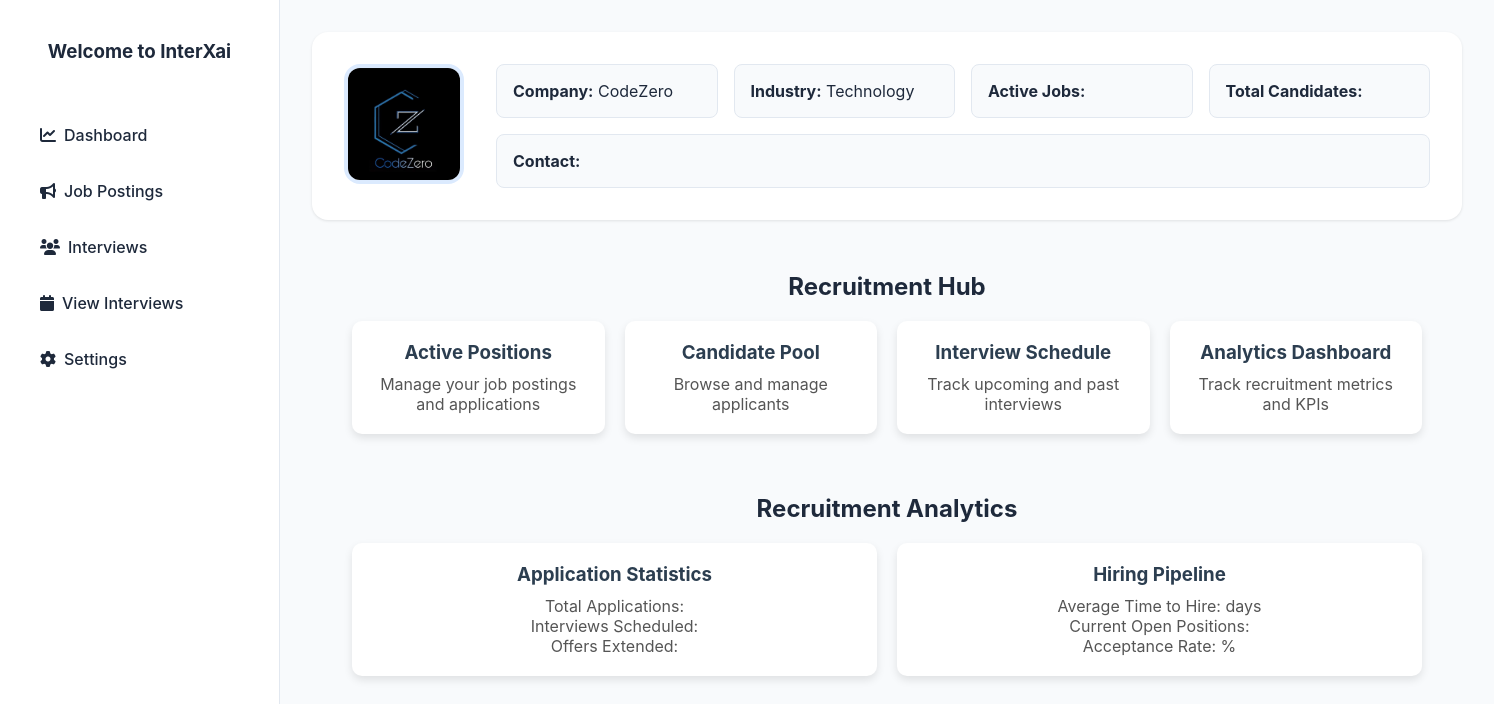
Page /org/compdash/ (signed in) on the committed database.
### organization/models.py (models this page shows, shortened)
class organization(models.Model):
    org = models.ForeignKey(User, on_delete=models.CASCADE)
    orgname = models.CharField(max_length=100)
    address = models.TextField()
    photo = models.ImageField(upload_to='./orgs',null=True,blank=True)
    Description = models.TextField()

### organization/views.py (the view)
# urls.py: path('compdash/',views.companyDashboard,name='compdash'),
@login_required()
def companyDashboard(request):
    us = organization.objects.get(org=request.user)
    if us is None:
        messages.error(request,"Become a Organization first")
        return redirect('home')
    else :
        return render(request,'organization/companydashboard.html',{'us' : us})

### organization/templates/organization/companydashboard.html (shortened to what this page needs)
<!DOCTYPE html>
<html lang="en">
<head>
    <link rel="stylesheet" href="https://cdnjs.cloudflare.com/ajax/libs/font-awesome/6.0.0-beta3/css/all.min.css">
</head>
<body>
    <body>
        <div class="dashboard">
            <aside class="sidebar" id="sidebar">
                <div class="sidebar-header">
                    <h3>Welcome to InterXai</h3>
                </div>
                <ul class="nav-links">
                    <a href="{% url 'compdash' %}"><li class="nav-item">
                        <i class="fas fa-chart-line"></i> Dashboard
                    </li></a>
                    <a href="{% url 'createposting' %}"><li class="nav-item">
                        <i class="fas fa-bullhorn"></i> Job Postings
                    </li></a>
                    <a href="{% url 'createcustominterview' %}"><li class="nav-item">
                        <i class="fas fa-users"></i> Interviews
                    </li></a>
                    <a href="{% url 'company_interviews' %}"><li class="nav-item">
                        <i class="fas fa-calendar"></i> View Interviews
                    </li></a>
                    <a href="{% url 'editcompany' %}"><li class="nav-item">
                        <i class="fas fa-cog"></i> Settings
                    </li></a>
                </ul>
            </aside>
            <main class="main-content">
                <div class="profile-section">
                    <div class="profile">
                        <img src="{{ us.photo.url|default:'/static/default-logo.png' }}" alt="Company Logo">
                        <div class="profile-details">
                            <p><strong>Company:</strong> {{ us.orgname }}</p>
                            <p><strong>Industry:</strong> {{ user.profile.industry|default:"Technology" }}</p>
                            <p><strong>Active Jobs:</strong> {{ active_jobs_count }}</p>
                            <p><strong>Total Candidates:</strong> {{ total_candidates }}</p>
                            <p><strong>Contact:</strong> {{ user.email }}</p>
                        </div>
                    </div>
                </div>
                <div class="section">
                    <h2>Recruitment Hub</h2>
                    <div class="grid-container">
                        <div class="card" onclick="window.location.href='#'">
                            <h3>Active Positions</h3>
                            <p>Manage your job postings and applications</p>
                        </div>
                        <div class="card" onclick="window.location.href='#'">
                            <h3>Candidate Pool</h3>
                            <p>Browse and manage applicants</p>
                        </div>
                        <div class="card" onclick="window.location.href='#'">
                            <h3>Interview Schedule</h3>
                            <p>Track upcoming and past interviews</p>
                        </div>
                        <div class="card" onclick="window.location.href='#'">
                            <h3>Analytics Dashboard</h3>
                            <p>Track recruitment metrics and KPIs</p>
                        </div>
                    </div>
                </div>
                <div class="section">
                    <h2>Recruitment Analytics</h2>
                    <div class="stats-container">
                        <div class="card">
                            <h3>Application Statistics</h3>
                            <p>Total Applications: {{ total_applications }}</p>
                            <p>Interviews Scheduled: {{ interviews_scheduled }}</p>
                            <p>Offers Extended: {{ offers_extended }}</p>
                        </div>
                        <div class="card">
                            <h3>Hiring Pipeline</h3>
                            <p>Average Time to Hire: {{ avg_time_to_hire }} days</p>
                            <p>Current Open Positions: {{ active_jobs_count }}</p>
                            <p>Acceptance Rate: {{ acceptance_rate }}%</p>
                        </div>
                    </div>
                </div>
            </main>
        </div>
</body>
</html>

### organization/templates/organization/companydashboard.html (style rules this page uses)
:root { --primary: #2563eb; --primary-dark: #1d4ed8; --primary-light: #dbeafe; --white: #ffffff; --gray-50: #f8fafc; --gray-100: #f1f5f9; --gray-200: #e2e8f0; --text-dark: #1e293b; }
* { margin: 0; padding: 0; box-sizing: border-box; font-family: 'Inter', sans-serif; }
body { background-color: var(--gray-50); color: var(--text-dark); }
.dashboard { display: flex; min-height: 100vh; }
.sidebar { width: 280px; background: var(--white); border-right: 1px solid var(--gray-200); padding: 1.5rem; display: flex; flex-direction: column; position: fixed; height: 100vh; z-index: 1000; transition: transform 0.3s ease; }
.sidebar-header { padding: 1rem 0; margin-bottom: 2rem; text-align: center; }
.nav-links { list-style: none; display: flex; flex-direction: column; gap: 0.5rem; }
.nav-item { padding: 0.875rem 1rem; border-radius: 0.5rem; cursor: pointer; transition: all 0.2s ease; color: var(--text-dark); font-weight: 500; display: flex; align-items: center; gap: 0.5rem; }
.main-content { flex: 1; margin-left: 280px; padding: 2rem; transition: margin-left 0.3s ease; }
.profile-section { background: var(--white); border-radius: 1rem; padding: 2rem; box-shadow: 0 1px 3px rgba(0, 0, 0, 0.1); margin-bottom: 2rem; }
.profile { display: flex; gap: 2rem; align-items: flex-start; }
.profile img { width: 120px; height: 120px; border-radius: 1rem; object-fit: cover; border: 4px solid var(--primary-light); flex-shrink: 0; }
.profile-details { display: flex; flex-wrap: wrap; gap: 1rem; flex: 1; }
.profile-details p { padding: 1rem; background: var(--gray-50); border-radius: 0.5rem; border: 1px solid var(--gray-200); min-width: 180px; flex: 1; }
.section { text-align: center; padding: 20px; }
.grid-container { display: grid; grid-template-columns: repeat(auto-fit, minmax(250px, 1fr)); gap: 20px; padding: 20px; max-width: 1200px; margin: auto; }
.stats-container { display: grid; grid-template-columns: repeat(auto-fit, minmax(300px, 1fr)); gap: 20px; padding: 20px; max-width: 1200px; margin: auto; }
.card { background: #ffffff; border-radius: 10px; box-shadow: 0 4px 8px rgba(0, 0, 0, 0.1); padding: 20px; text-align: center; transition: transform 0.3s ease, box-shadow 0.3s ease; }
.card h3 { margin-bottom: 10px; color: #2c3e50; }
.card p { color: #555; }
a { text-decoration:none; }

### rows in the picture
organization: photo (picture), orgname "CodeZero"

### other values in the picture
{{ user.profile.industry|default:"Technology" }} "Technology"
